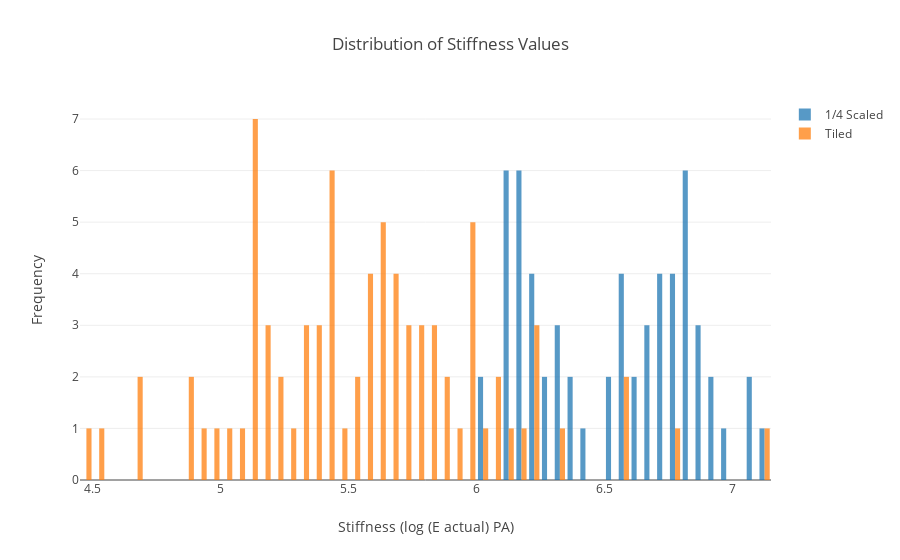

Notebook code for this chart:
### Code cell
trace0 = go.Histogram(
    x=df1['Stiffness (log (E actual) PA)'], 
    name='1/4 Scaled', 
    opacity=0.75,
    nbinsx=100
)
trace1 = go.Histogram(
    x=df2['Stiffness (log (E actual) PA)'], 
    name='Tiled', 
    opacity=0.75,
    nbinsx=100
)
data = [trace0, trace1]
layout = go.Layout(title="Distribution of Stiffness Values", xaxis=dict(title="Stiffness (log (E actual) PA)"), yaxis=dict(title="Frequency"))
iplot({"data": data, "layout": layout})

### Figure 1 — Plotly figure (JSON) as saved in the notebook; plotly's stock layout.template omitted (floating-point values rounded to 4 significant figures)
{"data": [{"name": "1/4 Scaled", "nbinsx": 100, "opacity": 0.75, "type": "histogram", "x": [6.849, 6.986, 6.416, 6.895, 6.702, 6.264, 6.584, 6.59, 6.733, 6.846, 6.67, 6.635, 6.915, 6.903, 6.352, 6.756, 6.522, 7.056, 6.669, 6.686, 7.12, 6.772, 6.638, 7.082, 6.881, 6.574, 6.796, 6.769, 6.813, 6.884, 6.82, 6.819, 6.564, 6.802, 6.727, 6.167, 6.534, 6.198, 6.109, 6.116, 6.305, 6.229, 6.145, 6.15, 6.027, 6.1, 6.19, 6.205, 6.321, 6.152, 6.276, 6.394, 6.313, 6.014, 6.128, 6.207, 6.158, 6.136, 6.213, 6.727]}, {"name": "Tiled", "nbinsx": 100, "opacity": 0.75, "type": "histogram", "x": [5.753, 5.412, 5.124, 5.801, 5.647, 5.673, 6.214, 5.385, 5.229, 5.2, 4.869, 6.003, 5.475, 5.584, 5.966, 5.961, 5.672, 5.922, 5.825, 5.003, 6.132, 5.744, 5.577, 6.062, 5.868, 5.738, 5.369, 4.96, 6.223, 5.126, 5.249, 5.606, 5.524, 6.052, 6.178, 5.131, 5.191, 5.97, 5.625, 5.164, 5.8, 5.148, 6.337, 5.101, 5.592, 5.69, 5.7, 5.524, 7.122, 5.432, 5.133, 5.376, 5.404, 5.584, 6.781, 5.148, 4.477, 6.222, 5.326, 5.312, 5.449, 5.783, 5.1, 5.961, 5.31, 4.659, 6.574, 5.401, 4.944, 5.605, 5.76, 5.963, 5.603, 4.879, 4.664, 4.504, 5.299, 5.856, 6.593, 5.668, 5.446]}], "layout": {"title": {"text": "Distribution of Stiffness Values"}, "xaxis": {"title": {"text": "Stiffness (log (E actual) PA)"}}, "yaxis": {"title": {"text": "Frequency"}}}}
